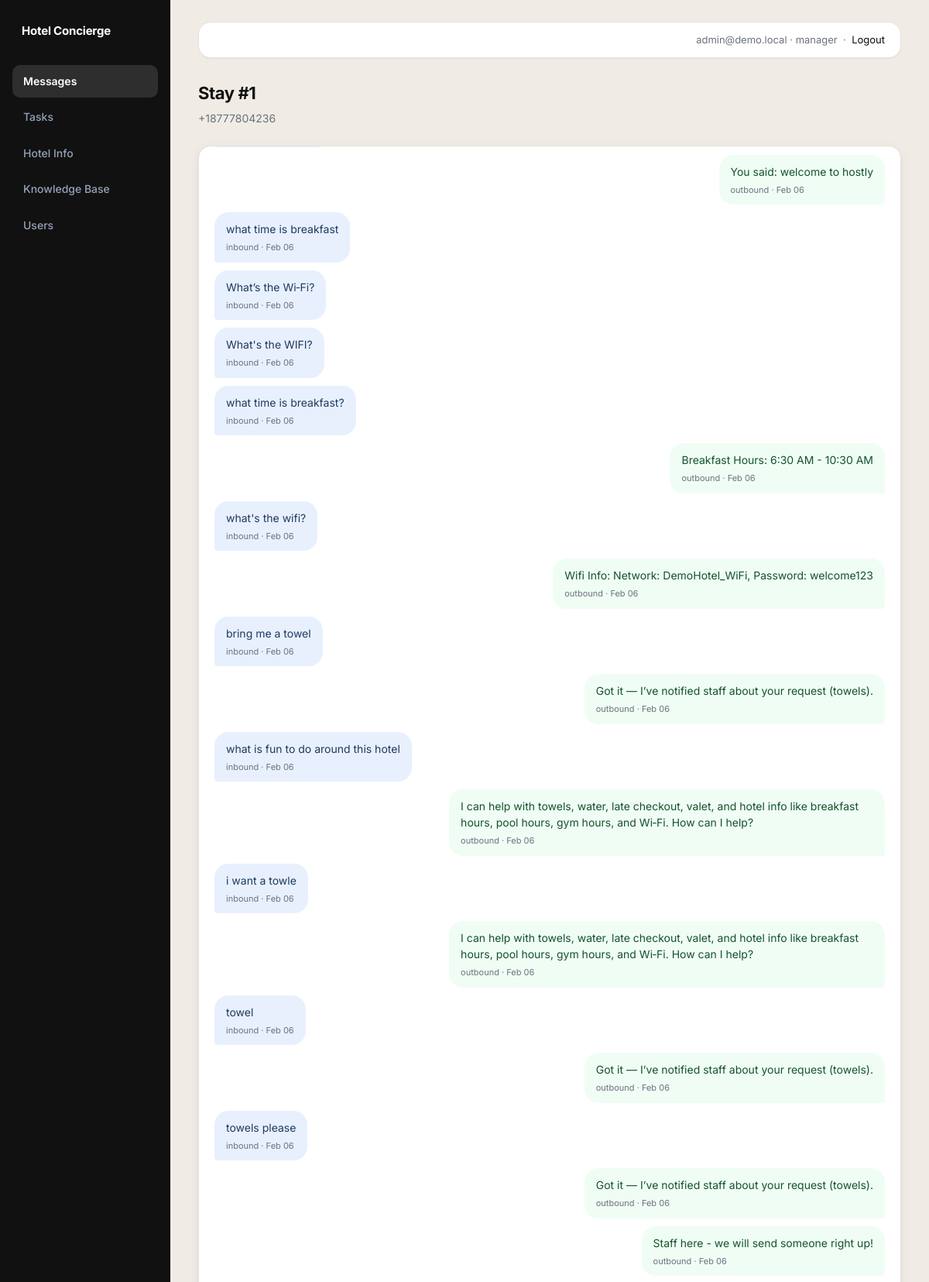
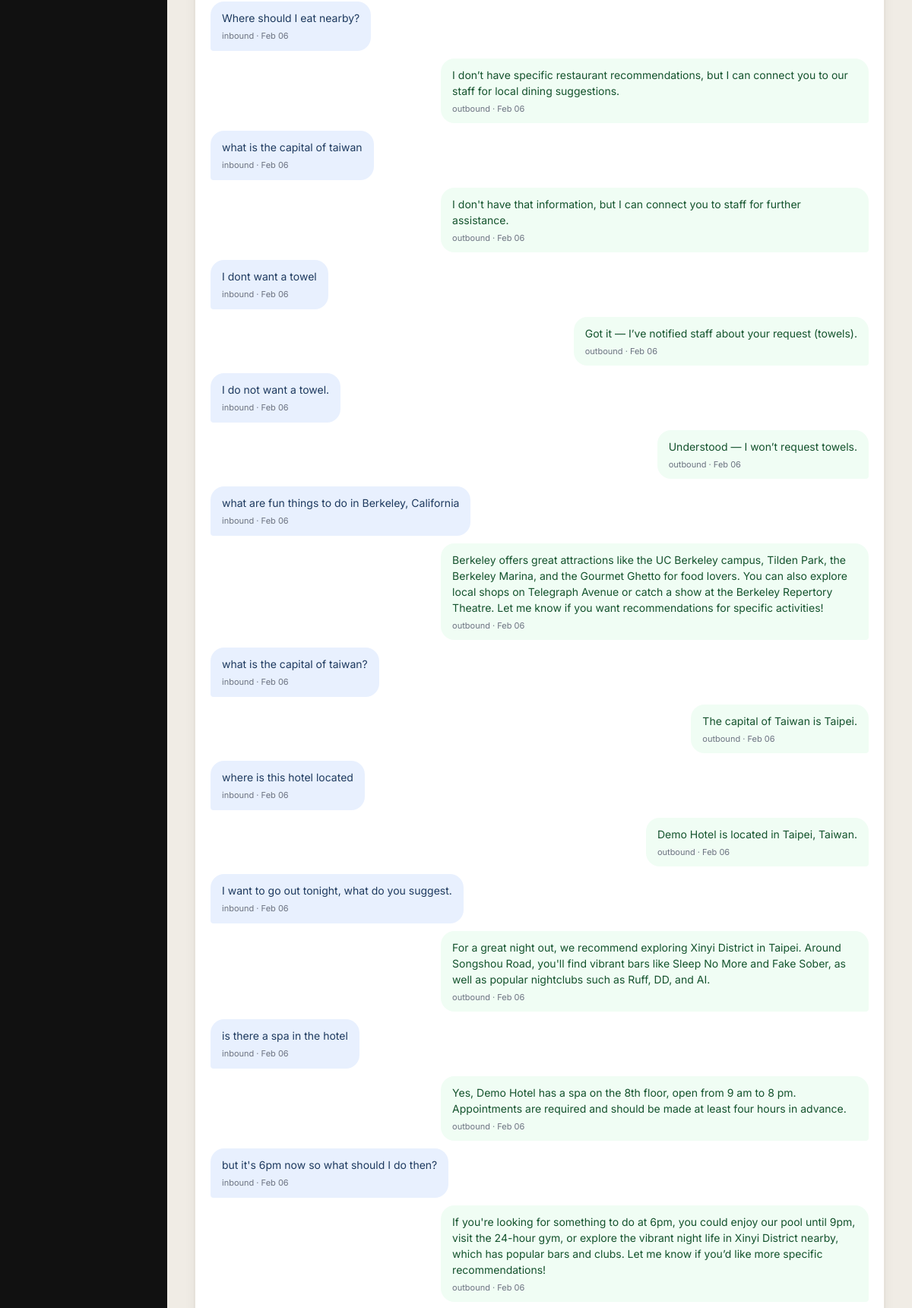
/admin/stay/1 (signed in, upper part), run on the app's committed database (2 pictures, top to bottom).
### tables this page shows
CREATE TABLE staff_users (
            id INTEGER PRIMARY KEY AUTOINCREMENT,
            hotel_id INTEGER NOT NULL,
            email TEXT NOT NULL UNIQUE,
            password_hash TEXT NOT NULL,
            role TEXT NOT NULL,
            is_active INTEGER NOT NULL DEFAULT 1,
            created_at TEXT NOT NULL,
            FOREIGN KEY (hotel_id) REFERENCES hotels (id)
        );

CREATE TABLE guests (
            id INTEGER PRIMARY KEY AUTOINCREMENT,
            phone TEXT NOT NULL UNIQUE,
            created_at TEXT NOT NULL
        );

CREATE TABLE messages (
            id INTEGER PRIMARY KEY AUTOINCREMENT,
            stay_id INTEGER NOT NULL,
            direction TEXT NOT NULL,
            body TEXT NOT NULL,
            created_at TEXT NOT NULL,
            FOREIGN KEY (stay_id) REFERENCES stays (id)
        );

### admin.py (the view)
@admin_bp.route("/admin/stay/<int:stay_id>")
@login_required
def admin_stay(stay_id: int):
    hotel_id = session.get("hotel_id")
    rows = list_messages_for_stay(hotel_id, stay_id)
    guest_phone = rows[0]["guest_phone"] if rows else ""
    csrf_token = _ensure_csrf_token()
    return render_template(
        "stay.html",
        rows=rows,
        stay_id=stay_id,
        guest_phone=guest_phone,
        csrf_token=csrf_token,
        title=f"Stay #{stay_id}",
        active_page="messages",
    )

### admin.py (called while the page is built)
def _relative_time(value) -> str:
    if not value:
        return ""
    if isinstance(value, str):
        try:
            value = datetime.fromisoformat(value)
        except ValueError:
            return str(value)
    diff = datetime.utcnow() - value
    seconds = int(diff.total_seconds())
    if seconds < 60:
        return "just now"
    if seconds < 3600:
        m = seconds // 60
        return f"{m} min ago"
    if seconds < 86400:
        h = seconds // 3600
        return f"{h}h ago"
    if seconds < 604800:
        d = seconds // 86400
        return f"{d}d ago"
    return value.strftime("%b %d") if hasattr(value, "strftime") else str(value)[:10]

def _ensure_csrf_token():
    if not session.get("csrf_token"):
        session["csrf_token"] = secrets.token_urlsafe(16)
    return session["csrf_token"]

### app.py (called while the page is built)
@app.before_request
def _load_user():
    load_current_user()

### auth.py (called while the page is built)
def load_current_user():
    user_id = session.get("user_id")
    if not user_id:
        g.current_user = None
        return
    user = get_staff_user_by_id(user_id)
    if not user:
        session.clear()
        g.current_user = None
        return
    g.current_user = user

def login_required(fn):
    @wraps(fn)
    def wrapper(*args, **kwargs):
        if not session.get("user_id"):
            return redirect(url_for("login"))
        return fn(*args, **kwargs)
    return wrapper

### db.py (called while the page is built)
def get_conn():
    if IS_POSTGRES:
        if psycopg2 is None:
            raise RuntimeError("psycopg2 is required for Postgres but is not installed")
        return psycopg2.connect(DATABASE_URL, cursor_factory=RealDictCursor)
    conn = sqlite3.connect(DB_PATH)
    conn.row_factory = sqlite3.Row
    return conn

def _convert_sql(sql: str) -> str:
    if IS_POSTGRES:
        return sql.replace("?", "%s")
    return sql

def _fetchall(sql: str, params=()):
    conn = get_conn()
    cur = conn.cursor()
    cur.execute(_convert_sql(sql), params)
    rows = cur.fetchall()
    conn.close()
    return rows

def _fetchone(sql: str, params=()):
    conn = get_conn()
    cur = conn.cursor()
    cur.execute(_convert_sql(sql), params)
    row = cur.fetchone()
    conn.close()
    return row

def get_staff_user_by_id(user_id: int):
    return _fetchone("SELECT * FROM staff_users WHERE id = ? AND is_active = ?", (user_id, True))

### templates/stay.html (shortened to what this page needs)
{% extends "base_admin.html" %}
{% block content %}
<div class="page-header">
  <h2>Stay #{{ stay_id }}</h2>
  <p>{{ guest_phone }}</p>
</div>
<div class="chat-container">
  <div class="chat-messages" id="chat-messages">
    {% for r in rows %}
      <div id="msg-{{ r['id'] }}" class="bubble {{ 'inbound' if r['direction']=='inbound' else 'outbound' }}">
        <div>{{ r['body'] }}</div>
        <div class="meta">{{ r['direction'] }} · {{ r['created_at'] | relative_time }}</div>
      </div>
    {% endfor %}
  </div>
</div>
{% endblock %}

### templates/base_admin.html (shortened to what this page needs)
<!doctype html>
<html lang="en">
  <head>
    <link rel="stylesheet" href="/static/admin.css" />
  </head>
  <body>
    <div class="layout">
      <aside class="sidebar">
        <h1>Hotel Concierge</h1>
        <nav class="nav">
          <a href="/admin/messages" class="{% if active_page=='messages' %}active{% endif %}">Messages</a>
          <a href="/admin/tasks" class="{% if active_page=='tasks' %}active{% endif %}">Tasks</a>
          <a href="/admin/hotel" class="{% if active_page=='hotel' %}active{% endif %}">Hotel Info</a>
          <a href="/admin/knowledge" class="{% if active_page=='knowledge' %}active{% endif %}">Knowledge Base</a>
          <a href="/admin/users" class="{% if active_page=='users' %}active{% endif %}">Users</a>
        </nav>
      </aside>
      <main class="content">
        <div class="topbar">
          <div class="user">
            {{ session.get('email','') }} · {{ session.get('role','') }}
            &nbsp;·&nbsp; <a href="/logout">Logout</a>
          </div>
        </div>
        {% block content %}{% endblock %}
      </main>
    </div>
  </body>
</html>

### static/admin.css (style rules this page uses)
:root { --bg: #f0ece5; --panel: #ffffff; --text: #111111; --muted: #6b7280; --border: #e8e3db; --accent: #111111; --accent-fg: #ffffff; --danger: #dc2626; --success: #16a34a; --warning: #d97706; --shadow: 0 1px 3px rgba(0,0,0,0.06), 0 4px 16px rgba(0,0,0,0.05); --shadow-sm: 0 1px 2px rgba(0,0,0,0.05); --radius: 16px; --radius-sm: 10px; --radius-pill: 999px; }
* { box-sizing: border-box; margin: 0; padding: 0; }
body { font-family: 'Inter', 'SF Pro Text', 'Helvetica Neue', Arial, sans-serif; color: var(--text); background: var(--bg); font-size: 14px; line-height: 1.6; -webkit-font-smoothing: antialiased; }
a { color: var(--accent); text-decoration: none; }
.layout { display: grid; grid-template-columns: 220px 1fr; min-height: 100vh; }
.sidebar { background: #111111; color: #e2e8f0; padding: 28px 16px 28px; position: sticky; top: 0; height: 100vh; display: flex; flex-direction: column; gap: 0; }
.sidebar h1 { font-size: 15px; font-weight: 700; color: #ffffff; letter-spacing: -0.2px; padding: 0 12px; margin-bottom: 32px; }
.nav { display: flex; flex-direction: column; gap: 4px; }
.nav a { display: block; padding: 10px 14px; border-radius: var(--radius-sm); color: #94a3b8; font-size: 14px; font-weight: 500; transition: background 0.15s, color 0.15s; }
.nav a.active { background: rgba(255,255,255,0.12); color: #ffffff; font-weight: 600; }
.content { padding: 28px 36px 48px; width: 100%; min-width: 0; }
.topbar { display: flex; align-items: center; justify-content: flex-end; background: var(--panel); padding: 12px 20px; border: 1px solid var(--border); border-radius: var(--radius); box-shadow: var(--shadow-sm); margin-bottom: 28px; }
.topbar .user { color: var(--muted); font-size: 13px; }
.chat-container { background: var(--panel); border: 1px solid var(--border); border-radius: var(--radius); box-shadow: var(--shadow); display: flex; flex-direction: column; height: 72vh; overflow: hidden; }
.chat-messages { padding: 20px; overflow-y: auto; flex: 1; display: flex; flex-direction: column; gap: 10px; }
.bubble { max-width: 65%; padding: 11px 15px; border-radius: 18px; font-size: 14px; line-height: 1.5; }
.bubble.inbound { background: #e8f0fe; border-bottom-left-radius: 4px; margin-right: auto; color: #1e3a5f; }
.bubble.outbound { background: #f0fdf4; border-bottom-right-radius: 4px; margin-left: auto; color: #14532d; }
.bubble .meta { font-size: 11px; color: var(--muted); margin-top: 5px; }
.page-header { margin-bottom: 24px; }
.page-header h2 { font-size: 22px; font-weight: 700; letter-spacing: -0.4px; }
.page-header p { color: var(--muted); font-size: 14px; margin-top: 4px; }

### data on the page
staff_users: get "admin@demo.local", get "manager"
guests: phone "+18777804236"
messages: body "You said: welcome to hostly", direction "outbound", created_at|relative_time "Feb 06"
messages: body "what time is breakfast", direction "inbound", created_at|relative_time "Feb 06"
messages: body "What’s the Wi‑Fi?", direction "inbound", created_at|relative_time "Feb 06"
messages: body "What's the WIFI?", direction "inbound", created_at|relative_time "Feb 06"
messages: body "what time is breakfast?", direction "inbound", created_at|relative_time "Feb 06"
messages: body "Breakfast Hours: 6:30 AM - 10:30 AM", direction "outbound", created_at|relative_time "Feb 06"
messages: body "what's the wifi?", direction "inbound", created_at|relative_time "Feb 06"
messages: body "Wifi Info: Network: DemoHotel_WiFi, Password: welcome123", direction "outbound", created_at|relative_time "Feb 06"
messages: body "bring me a towel", direction "inbound", created_at|relative_time "Feb 06"
messages: body "Got it — I’ve notified staff about your request (towels).", direction "outbound", created_at|relative_time "Feb 06"
messages: body "what is fun to do around this hotel", direction "inbound", created_at|relative_time "Feb 06"
messages: body "I can help with towels, water, late checkout, valet, and hotel info like breakfast hours, pool hours, gym hours, and Wi‑Fi. How can I help?", direction "outbound", created_at|relative_time "Feb 06"
messages: body "i want a towle", direction "inbound", created_at|relative_time "Feb 06"
messages: body "I can help with towels, water, late checkout, valet, and hotel info like breakfast hours, pool hours, gym hours, and Wi‑Fi. How can I help?", direction "outbound", created_at|relative_time "Feb 06"
messages: body "towel", direction "inbound", created_at|relative_time "Feb 06"
messages: body "Got it — I’ve notified staff about your request (towels).", direction "outbound", created_at|relative_time "Feb 06"
messages: body "towels please", direction "inbound", created_at|relative_time "Feb 06"
messages: body "Got it — I’ve notified staff about your request (towels).", direction "outbound", created_at|relative_time "Feb 06"
messages: body "Staff here - we will send someone right up!", direction "outbound", created_at|relative_time "Feb 06"
messages: body "Where should I eat nearby?", direction "inbound", created_at|relative_time "Feb 06"
messages: body "I don’t have specific restaurant recommendations, but I can connect you to our staff for local dining suggestions.", direction "outbound", created_at|relative_time "Feb 06"
messages: body "what is the capital of taiwan", direction "inbound", created_at|relative_time "Feb 06"
messages: body "I don't have that information, but I can connect you to staff for further assistance.", direction "outbound", created_at|relative_time "Feb 06"
messages: body "I dont want a towel", direction "inbound", created_at|relative_time "Feb 06"
messages: body "Got it — I’ve notified staff about your request (towels).", direction "outbound", created_at|relative_time "Feb 06"
messages: body "I do not want a towel.", direction "inbound", created_at|relative_time "Feb 06"
messages: body "Understood — I won’t request towels.", direction "outbound", created_at|relative_time "Feb 06"
messages: body "what are fun things to do in Berkeley, California", direction "inbound", created_at|relative_time "Feb 06"
messages: body "Berkeley offers great attractions like the UC Berkeley campus, Tilden Park, the Berkeley Marina, and the Gourmet Ghetto for food lovers. You can also explore local shops on Telegraph Avenue or catch a show at the Berkeley Repertory Theatre. Let me know if you want recommendations for specific activities!", direction "outbound", created_at|relative_time "Feb 06"
messages: body "what is the capital of taiwan?", direction "inbound", created_at|relative_time "Feb 06"
messages: body "The capital of Taiwan is Taipei.", direction "outbound", created_at|relative_time "Feb 06"
messages: body "where is this hotel located", direction "inbound", created_at|relative_time "Feb 06"
messages: body "Demo Hotel is located in Taipei, Taiwan.", direction "outbound", created_at|relative_time "Feb 06"
messages: body "I want to go out tonight, what do you suggest.", direction "inbound", created_at|relative_time "Feb 06"
messages: body "For a great night out, we recommend exploring Xinyi District in Taipei. Around Songshou Road, you'll find vibrant bars like Sleep No More and Fake Sober, as well as popular nightclubs such as Ruff, DD, and AI.", direction "outbound", created_at|relative_time "Feb 06"
messages: body "is there a spa in the hotel", direction "inbound", created_at|relative_time "Feb 06"
messages: body "Yes, Demo Hotel has a spa on the 8th floor, open from 9 am to 8 pm. Appointments are required and should be made at least four hours in advance.", direction "outbound", created_at|relative_time "Feb 06"
messages: body "but it's 6pm now so what should I do then?", direction "inbound", created_at|relative_time "Feb 06"
messages: body "If you're looking for something to do at 6pm, you could enjoy our pool until 9pm, visit the 24-hour gym, or explore the vibrant night life in Xinyi District nearby, which has popular bars and clubs. Let me know if you’d like more specific recommendations!", direction "outbound", created_at|relative_time "Feb 06"

### other printed values
{{ stay_id }} "1"
